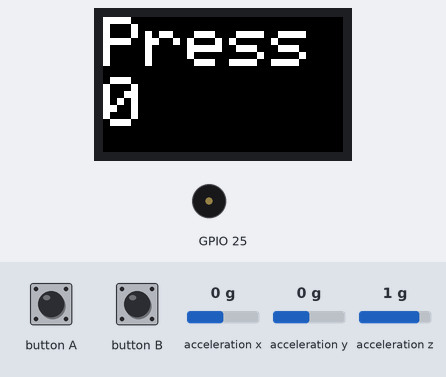
The sketch below on a simulated ESP32. Shown: 240×135 colour display, buzzer (waves = sounding). The test bench sets the inputs (shaded band); at power-on: acceleration x 0 g, acceleration y 0 g, acceleration z 1 g.

Above: at 1.3 s.
1.4 s: button A pressed for 0.15 s
At 2.2 s:
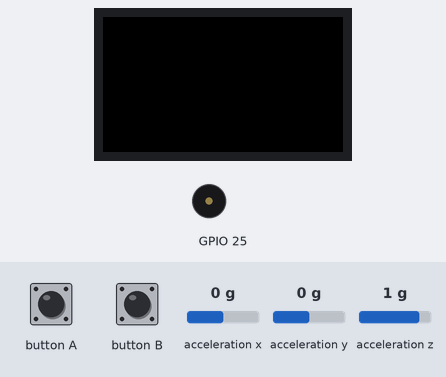
At 3.2 s:
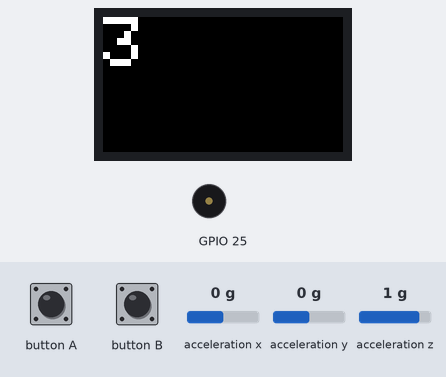
Timing chart, 0 to 7.4 s (numbered marks = the images above; inputs shaded):
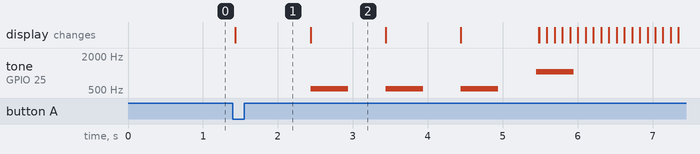

Measured:
- after the input at 1.4 s, tone on GPIO 25: plays 523 Hz for 0.50 s, 523 Hz for 0.50 s, 523 Hz for 0.50 s, 1046 Hz for 0.50 s, starting after 1.0 s; the display: changes at once (image 1)
- what the display in image 2 shows lasts 1.0 s, from 2.4 s to 3.4 s

The sketch:

main.ino
```cpp
#include <M5StickCPlus.h>

#define SAMPLE_PERIOD 20

const int soundNum = 8;
double doremi[soundNum] = {523.251, 587.330, 659.255, 698.456, 783.991, 880.000, 987.767, 1046.502};
bool playing = false;
String timerText = "";
String countText = "";
int pushUpCount = 0;

void taskTimer(void *pvParameters)
{
    float time = 0;
    while (true)
    {
        timerText = String(time / 10);
        timerText.remove(timerText.length() - 1);
        time++;
        vTaskDelay(100);
        if (time > 1200) // 2 minutes
        {
            M5.Beep.tone(doremi[0], 500);
            vTaskDelay(500);
            M5.Beep.end();
            playing = false;
            break;
        }
    }
    vTaskDelete(NULL);
}

void taskCount(void *pvParameters)
{
    pushUpCount = 0;
    float ax[2], ay[2], az[2];
    int hitStopCount = 1;
    float length = 0;
    do
    {

        M5.Imu.getAccelData(&ax[1], &ay[1], &az[1]);
        length = pow(ax[0] - ax[1], 2) + pow(ay[0] - ay[1], 2) + pow(az[0] - az[1], 2);
        countText = String(length);

        if (length > 0.1 && hitStopCount == 0)
        {
            pushUpCount++;
            hitStopCount = 20;
            M5.Beep.tone(doremi[(pushUpCount - 1) % 8], 500);
        }
        if (hitStopCount > 0)
        {
            hitStopCount--;
        }
        ax[0] = ax[1];
        ay[0] = ay[1];
        az[0] = az[1];
        vTaskDelay(SAMPLE_PERIOD);
    } while (playing);
    vTaskDelete(NULL);
}

void setup()
{
    M5.begin();
    M5.Imu.Init();
    M5.Lcd.setRotation(3);
    M5.Lcd.setTextColor(WHITE, BLACK);
    M5.Lcd.setTextSize(10);
    M5.Lcd.setCursor(0, 0);
    M5.Lcd.fillScreen(BLACK);
    M5.Lcd.drawString("Press", 0, 0);
}

void loop()
{
    M5.update();
    M5.Beep.update();
    if (M5.BtnA.wasPressed() && !playing)
    {
        M5.Lcd.fillScreen(BLACK);
        delay(1000);
        M5.Lcd.drawString("3", 0, 0);
        M5.Beep.tone(doremi[0], 500);
        delay(1000);
        M5.Lcd.drawString("2", 0, 0);
        M5.Beep.tone(doremi[0], 500);
        delay(1000);
        M5.Lcd.drawString("1", 0, 0);
        M5.Beep.tone(doremi[0], 500);
        delay(1000);
        M5.Lcd.drawString("3", 0, 0);
        M5.Beep.tone(doremi[7], 500);
        playing = true;
        M5.Lcd.fillScreen(BLACK);
        xTaskCreatePinnedToCore(taskTimer, "TaskTimer", 4096, NULL, 0, NULL, 0);
        xTaskCreatePinnedToCore(taskCount, "TaskCount", 4096, NULL, 1, NULL, 1);
    }
    M5.Lcd.drawString(timerText, 0, 0);
    M5.Lcd.drawString(String(pushUpCount), 0, 60);
}
```
